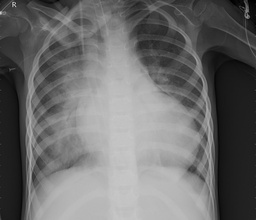
#> input picture utilidades/person_bacteria.jpeg, 256 x 220 px, shrunk from 1488 x 1280 before the run
$ python main.py
#> lines starting #> are read from the running program, lines starting #| are printed output that depends on the picture; after the words box and inside, x2 and y2 are one past the last pixel; in counts of white or black regions, pixels touching at a corner belong together
### segmentación/globalT.py
import numpy as np

def global_threshold(image):
    # Obtener las dimensiones de la imagen
    width, height = image.shape
    # Inicializar el umbral T de manera arbitraria
    T = 100
    # Definir una tolerancia para la convergencia
    dT = 1

    while True:
        # Segmentar la imagen en dos grupos: G1 y G2
        G1 = [] #Pixeles con intensidad mayor a T
        G2 = [] #Piexeles con intensidad menor igual a T
        for x in range(width):
            for y in range(height):
                pixel = image[x,y]
                if pixel > T:
                    G1.append(pixel)
                if pixel <= T:
                    G2.append(pixel)

        # Calcular la media de intensidad m1 y m2 de los grupos G1 y G2 respectivamente.
        m1 = np.mean(G1)
        m2 = np.mean(G2)

        #Calcular un nuevo valor umbral
        newT = 0.5 * (m1 + m2)

        # Comprobar si la diferencia entre T y el nuevo T es menor que delta T
        if abs(T - newT) < dT:
            break

        # Actualizar el valor de T para la siguiente iteración
        T = newT

    # Aplicar umbralización
    threshold_image = np.zeros_like(image)

    for i in range(width):
        for j in range(height):
            if image[i, j] > T:
                threshold_image[i, j] = 255
            else:
                threshold_image[i, j] = 0

    return threshold_image

### segmentación/otsu.py
#Importa la biblioteca necesaria para cargar y mostrar imágenes:
import numpy as np

# Calcula el histograma de la imagen:
def calculate_histogram(image):
    histogram = [0] * 256

    height, width = image.shape
    pixels = image.reshape(height * width).tolist()

    for pixel_value in pixels:
        histogram[pixel_value] += 1

    return histogram

# Calcula el umbral óptimo utilizando el método de Otsu:
def otsu_threshold(histogram, total_pixels):
    best_threshold = 0
    best_variance = 0

    total_intensity = sum(i * histogram[i] for i in range(256))
    sum_b = 0

    for t in range(256):
        sum_b += histogram[t] * t
        w_b = sum(histogram[:t]) / total_pixels
        w_f = 1 - w_b
        if w_b == 0 or w_f == 0:
            continue
        mu_b = sum_b / (w_b * total_intensity)
        mu_f = (total_intensity - sum_b) / (w_f * total_intensity)
        between_class_variance = w_b * w_f * (mu_b - mu_f) ** 2

        if between_class_variance > best_variance:
            best_variance = between_class_variance
            best_threshold = t

    return best_threshold


# Aplica la umbralización en la imagen original:
def apply_threshold(image, threshold):
    width, height = image.shape
    thresholded_image = np.zeros_like(image)

    for x in range(width):
        for y in range(height):
            if image[x, y] >= threshold:
                thresholded_image[x, y] = 255
            else:
                thresholded_image[x, y] = 0

    return thresholded_image

def otsu(image):
    histogram = calculate_histogram(image)
    total_pixels = image.shape[0] * image.shape[1]
    threshold_value = otsu_threshold(histogram, total_pixels)
    thresholded_image = apply_threshold(image, threshold_value)

    return thresholded_image

### segmentación/bernsen.py
import numpy as np

def bernsen(img, cmin=15, n=15, bg="bright"):
    dx, dy = img.shape
    imgN = np.copy(img)

    if bg == "bright":
        K = 0
    elif bg == "dark":
        K = 255

    # Calcular el radio de la vecindad
    w = n // 2

    # Procesamiento de la imagen
    for i in range(w, dx - w):
        for j in range(w, dy - w):
            # Extraer el area del vecindario
            block = img[i - w : i + w + 1, j - w : j + w + 1]

            # Calcular la region mínima y maxima del vecindario
            #Convertir las  variables en tipo float32 para evitar desbordamientos
            Zlow = np.min(block).astype(np.float32)
            Zhigh = np.max(block).astype(np.float32)

            # Calcular el valor de umbral
            bT = (Zlow + Zhigh) / 2.0

            # Calculate la medida de contraste local
            cl = Zhigh - Zlow

            # Si el contraste < L, el vecindario completo es una clase
            if cl < cmin:
                wBTH = K
            else:
                wBTH = bT

            # Threshold the pixel
            if img[i, j] < wBTH:
                imgN[i, j] = 0
            else:
                imgN[i, j] = 255

    return imgN

### formas_binarias/ComponentesConectados.py
import numpy as np
import cv2

# Función para encontrar el representante (padre) de un conjunto
def find(parents, x):
    if parents[x] == x:
        return x
    parents[x] = find(parents, parents[x])
    return parents[x]

# Función para unir dos conjuntos
def union(parents, x, y):
    root_x = find(parents, x)
    root_y = find(parents, y)
    if root_x != root_y:
        parents[root_x] = root_y

def CCL(binary_image):
    # Obtener dimensiones de la imagen
    height, width = binary_image.shape

    # Inicializar una matriz para el etiquetado de componentes conectados
    labels = np.zeros((height, width), dtype=int)

    # Inicializar un conjunto de padres para el etiquetado
    parents = list(range(height * width))  # Suponemos un máximo de height * width componentes

    # Etiquetar componentes conectados
    current_label = 1

    for y in range(height):
        for x in range(width):
            if binary_image[y, x] == 255:
                neighbors = []
                if y > 0 and binary_image[y - 1, x] == 255:
                    neighbors.append(labels[y - 1, x])
                if x > 0 and binary_image[y, x - 1] == 255:
                    neighbors.append(labels[y, x - 1])

                if not neighbors:
                    labels[y, x] = current_label
                    current_label += 1
                else:
                    min_neighbor = min(neighbors)
                    labels[y, x] = min_neighbor
                    for neighbor in neighbors:
                        if neighbor != min_neighbor:
                            union(parents, min_neighbor, neighbor)

    # Recorrer la matriz de etiquetas para actualizar los componentes conectados
    for y in range(height):
        for x in range(width):
            if binary_image[y, x] == 255:
                labels[y, x] = find(parents, labels[y, x])

    # Crear un mapeo de colores para los componentes
    color_map = {}
    colored_image = np.zeros((height, width, 3), dtype=np.uint8)

    for y in range(height):
        for x in range(width):
            if binary_image[y, x] == 255:
                label = labels[y, x]
                if label not in color_map:
                    color_map[label] = (np.random.randint(0, 256), np.random.randint(0, 256), np.random.randint(0, 256))
                colored_image[y, x] = color_map[label]

    return colored_image


### main.py
import cv2
import matplotlib.pyplot as plt
from segmentación.globalT import global_threshold
from segmentación.otsu import otsu
from segmentación.bernsen import bernsen
from formas_binarias.ComponentesConectados import CCL


if __name__ == "__main__":

    original_image = cv2.imread('utilidades/person_bacteria.jpeg', cv2.IMREAD_GRAYSCALE)
#> original_image is the input picture: shape (220, 256); min 0, max 205, mean 108.2

    thresholded_global_image =global_threshold(original_image)
#> after the loop in global_threshold, `for i in range(width):`:
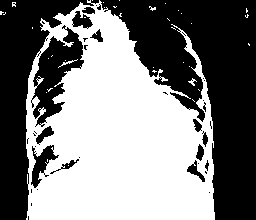
#> threshold_image: shape (220, 256); 49.9% white; 37 white regions (34 under 20 px), largest, box (x1, y1, x2, y2) and area: (26, 0, 215, 220) 27914, (58, 59, 78, 68) 34, (188, 78, 197, 86) 27
    thresholded_otsu_image =otsu(original_image)
#> in calculate_histogram, `pixels = image.reshape(height * width).tolist()`: pixels = 56320 items
#> the loop in calculate_histogram, `for pixel_value in pixels:` made 56320 passes
#> pixel_value on passes 1 to 3: 23, 28, 31
#> after the loop in calculate_histogram, `for pixel_value in pixels:`: histogram = 256 values, max 1072 at index 30, min 0 at index 200, mean 220
#> in otsu_threshold, `total_intensity = sum(i * histogram[i] for i in range(256))`: total_intensity = 6092468
#> the loop in otsu_threshold, `for t in range(256):` made 256 passes
#> (sum_b, w_b, w_f, mu_b, mu_f, between_class_variance, best_variance) on passes 2 to 13: (5, 0.000249, 1, 0.0033, 1, 0.000247, 0.000247), (7, 0.000337, 1, 0.00341, 1, 0.000335, 0.000335), (25, 0.000355, 1, 0.0116, 1, 0.000347, 0.000347), (81, 0.000462, 1, 0.0288, 1, 0.000436, 0.000436), (126, 0.00071, 0.999, 0.0291, 1, 0.00067, 0.00067), (198, 0.00087, 0.999, 0.0374, 1, 0.000807, 0.000807), (352, 0.00108, 0.999, 0.0533, 1, 0.000972, 0.000972), (552, 0.00147, 0.999, 0.0615, 1, 0.0013, 0.0013), (993, 0.00192, 0.998, 0.085, 1, 0.00161, 0.00161), (1643, 0.00279, 0.997, 0.0967, 1, 0.00228, 0.00228), (2622, 0.00394, 0.996, 0.109, 1, 0.00314, 0.00314), (3438, 0.00552, 0.994, 0.102, 1, 0.00448, 0.00448)
#> (sum_b, w_b, w_f) on passes 1, 108: (0, 0, 1), (1572646, 0.497, 0.503)
#> after the loop in apply_threshold, `for x in range(width):`: thresholded_image: shape (220, 256); 49.5% white; 41 white regions (38 under 20 px), largest, box (x1, y1, x2, y2) and area: (26, 0, 215, 220) 27694, (59, 60, 73, 67) 26, (188, 79, 195, 86) 23
    thresholded_bernsen_image =bernsen(original_image, cmin=15, n=15, bg="bright")

    thresholded_global_CCL = CCL(thresholded_global_image)
#> after the loop in CCL, `for y in range(height):`: labels: shape (220, 256) int64; 340 distinct labels, from 0 to 339
#> after the loop in CCL, `for y in range(height):`: labels: shape (220, 256) int64; 90 distinct labels, from 0 to 339
    thresholded_otsu_CCL = CCL(thresholded_otsu_image)
#> after the loop in CCL (call 2), `for y in range(height):`:
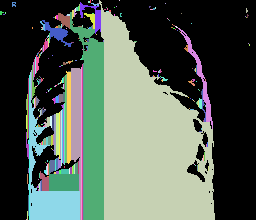
#> labels: shape (220, 256) int64; 341 distinct labels, from 0 to 340; one colour per label, 0 black
#> after the loop in CCL (call 2), `for y in range(height):`:
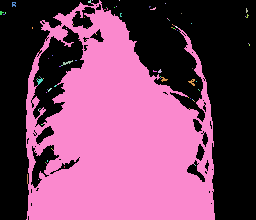
#> labels: shape (220, 256) int64; 91 distinct labels, from 0 to 340; one colour per label, 0 black
#> after the loop in CCL (call 2), `for y in range(height):`:
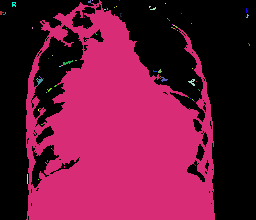
#> colored_image: shape (220, 256, 3); mean of channels 0, 1, 2 58.5, 22.3, 106.4; drawn as B, G, R
    thresholded_bernsen_CCL = CCL(thresholded_bernsen_image)
#> after the loop in CCL (call 3), `for y in range(height):`:
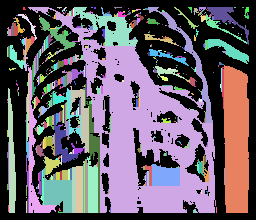
#> labels: shape (220, 256) int64; 700 distinct labels, from 0 to 699; one colour per label, 0 black
#> after the loop in CCL (call 3), `for y in range(height):`:
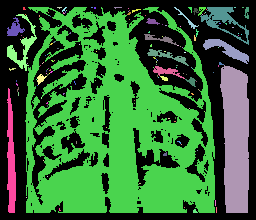
#> labels: shape (220, 256) int64; 157 distinct labels, from 0 to 699; one colour per label, 0 black
#> after the loop in CCL (call 3), `for y in range(height):`:
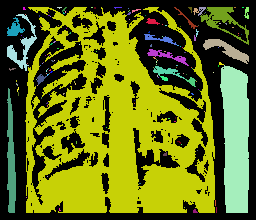
#> colored_image: shape (220, 256, 3); mean of channels 0, 1, 2 22.8, 113.2, 102.3; drawn as B, G, R


    fig, axes = plt.subplots(1, 4, figsize=(12, 8))

    axes[0].imshow(original_image, cmap='gray')
    axes[0].set_title('Imagen original')
    axes[0].axis('off')

    axes[1].imshow(thresholded_global_image, cmap='gray')
    axes[1].set_title('Umbral global')
    axes[1].axis('off')

    axes[2].imshow(thresholded_otsu_image, cmap='gray')
    axes[2].set_title('Umbral por Otsu')
    axes[2].axis('off')

    axes[3].imshow(thresholded_bernsen_image, cmap='gray')
    axes[3].set_title('Umbral por Bernsen')
    axes[3].axis('off')

    plt.tight_layout()

    plt.show()


    fig, axes = plt.subplots(1, 4, figsize=(12, 8))

    axes[0].imshow(original_image, cmap='gray')
    axes[0].set_title('Imagen original')
    axes[0].axis('off')

    axes[1].imshow(thresholded_global_CCL)
    axes[1].set_title('Umbral global')
    axes[1].axis('off')

    axes[2].imshow(thresholded_otsu_CCL)
    axes[2].set_title('Umbral por Otsu')
    axes[2].axis('off')

    axes[3].imshow(thresholded_bernsen_CCL)
    axes[3].set_title('Umbral por Bernsen')
    axes[3].axis('off')

    plt.tight_layout()

    plt.show()
